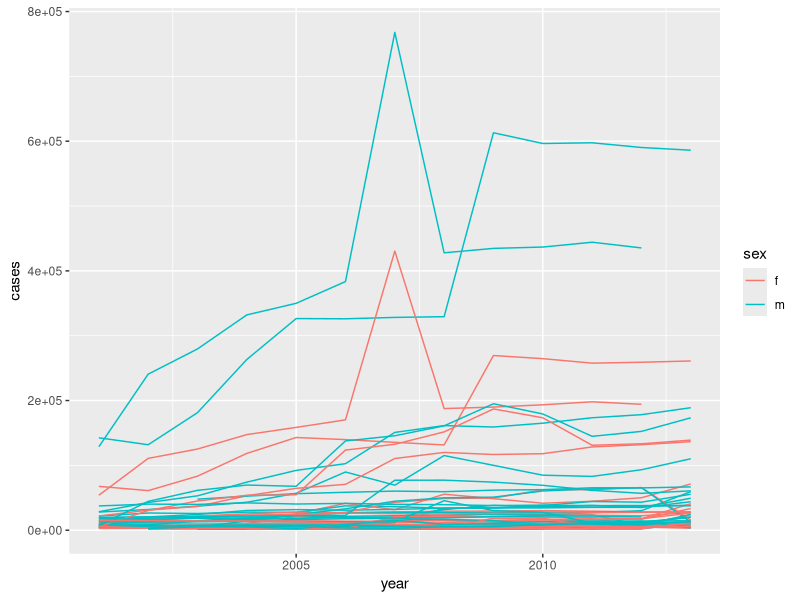

Source code (R):
## ---- chunk 1
knitr::opts_chunk$set(echo = TRUE)
## ---- chunk 2
library(tidyverse)
library(ggplot2)
## ---- chunk 3
who1 <- who %>%  
   gather (new_sp_m014:newrel_f65, key = "key", value = "cases", na.rm = T)

who1 %>%  count(key)

who2 <- who1 %>%  mutate(key = stringr::str_replace(key, "newrel", "new_rel"))

who3 <- who2 %>%  
    separate(key, c("new", "type", "sexage"), sep = "_")

who3 %>%  count(new)

who4 <- who3 %>%  
   select(-new, -iso2, -iso3)

who5 <- who4 %>%  
    separate(sexage, c("sex", "age"), sep = 1)

## ---- chunk 4
who6 <- who3 %>%  select(country, iso2, iso3)

who6 <- who6 %>% 
        unique() %>%  
        group_by(country) %>% # We can explicitly observe that is02 and is03 are just an short forms of country name
        filter(n() >1) # or we can use flter to see it!
## ---- chunk 5

who7 <- who5 %>%  filter(cases > 2000, year > 2000) %>%  
  group_by(country, year, sex) %>%  
  summarise(cases = sum(cases)) %>% 
  unite(country_sex, country, sex, remove = FALSE)

who7 # prvides a tibble with filtering the cases above 2000 and 
#year above 2000 and grouped by country, year and sex and summarised cases '
#and unites the country and sex which would be used to plot the graph.

who8 <- ggplot(who7) + 
  geom_line(aes(x = year, y = cases, 
                group = country_sex, color = sex))

who8 # plots a line graph with cases on y axis and year on x axis and gender represented as 
#different colors. We can also plot a point graph but line grpah provides continous view of cases. 


## ---- chunk 6

raw <- read.csv("Table4.csv") # UPloading the saved file

Table4 <- as.tibble(raw) # instead of `10k`... column names, it gives x..10k names

# the reason for this is because the source package used to covert the data into Table 4 in tidyverse
# is not updated to 3.4.4 version. So, I saved the data file and again uploaded in here.

Table6 <- Table4 %>%  
          gather(X..10k:Don.t.know.refused, 
                key = "Income", value = "Freq") %>% 
          arrange(religion)

# Table6 <- Table4 %>%  gather (`<$10k`, `$10-20k`, `$20-30k`,`$30-40k`,`$40-50k`,
#                              `$50-75k`,`$75-100k`,`$100-150k`,`>150k`, 
#                              `Don't know/refused`, key = "Income", value = "freq")

# we can do this other way too: '':'' takes the all the column values between and gathers

# Table6 <- Table4 %>% gather (`<$10k`:`Don't know/refused`, key = "Income", value = "Freq", na.rm = T)

Table6


## ---- chunk 7

raw2 <- read.csv("Table7.csv")

Table7 <- as.tibble(raw2)

Table7 <- raw2 %>%  
  gather(wk1:wk76, key = "Week", value = "Freq", na.rm = T) 
# gathers information about for all weeks 1 to 76. 


Table8 <- Table7 %>%  
  arrange(artist)  # Arranges the table 7 according to the artist.

names(Table8)[names(Table8) == "date.entered"] <- "date" # changes the data.entered name into date
Table8

